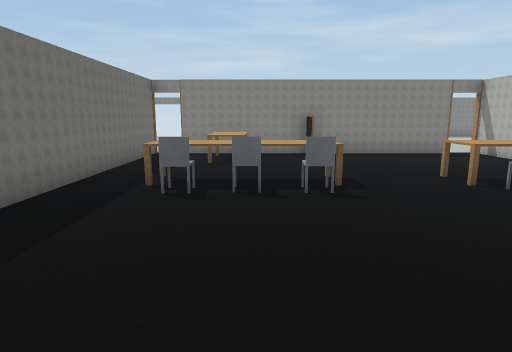
[1] (above)

20 first-person views from a walk through a robot-simulator world made for Webots. The camera is 1.2 m above the floor, tilts 10° down and sees 75° across. Doors are drawn as open doorways. The floor is counted in squares, 1 m on a side. Each view is taken from the middle of a square. On the plan, view 1 faces up. The plan holds only what a view shows up to about 14 squares ahead; the rest is blank. The robots in the file are not drawn. Simple shapes and patterns stand in for the simulator's stock objects.

[2]
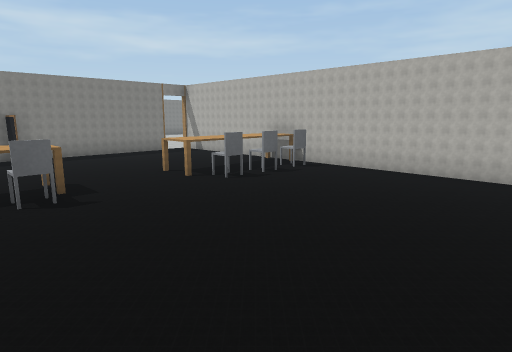

[3]
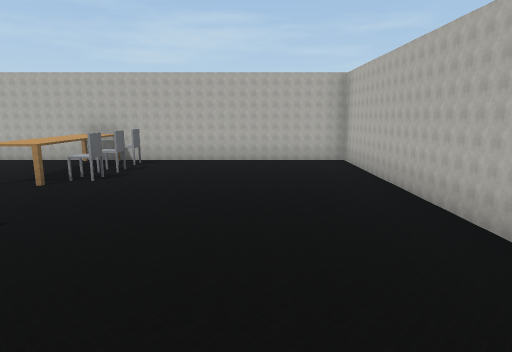

[4]
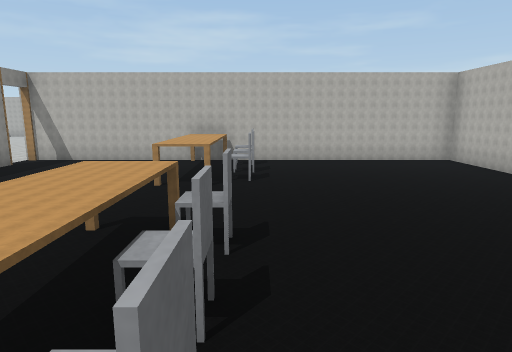

[5]
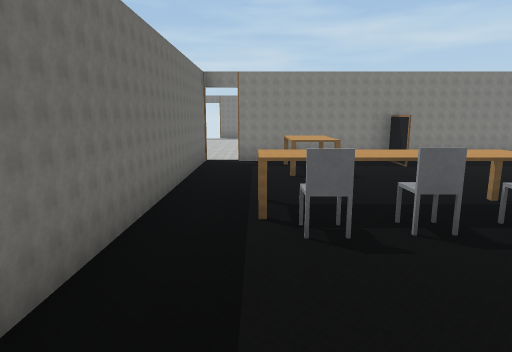

[6]
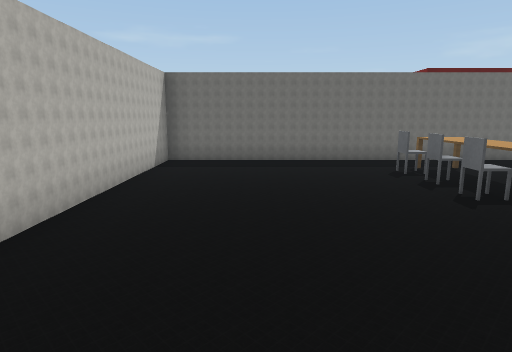

[7]
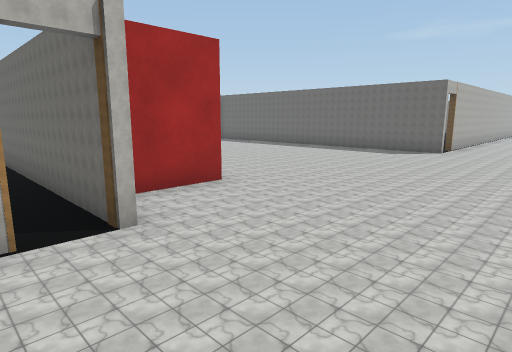

[8]
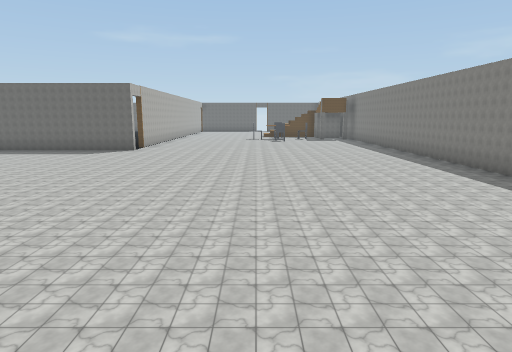

[9]
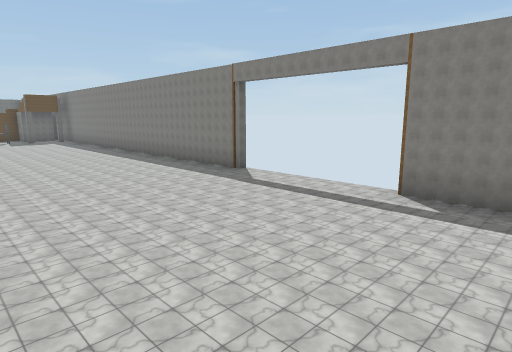

[10]
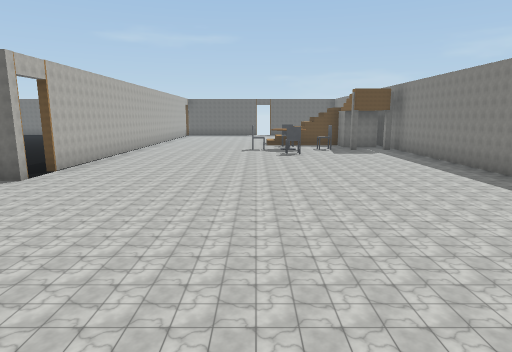

[11]
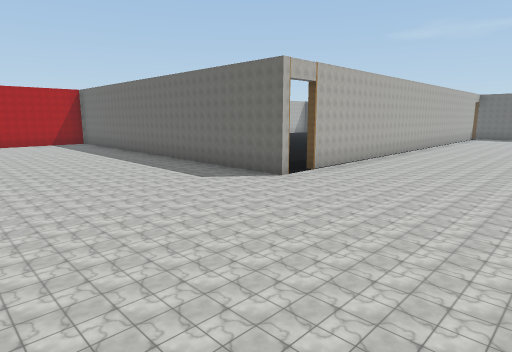

[12]
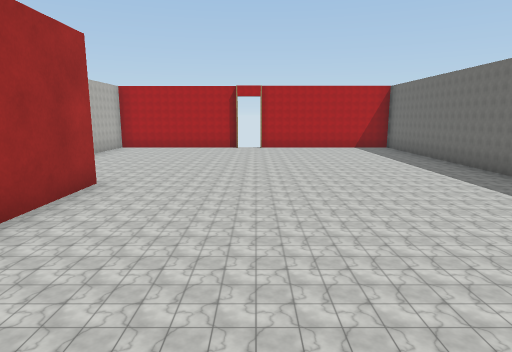

[13]
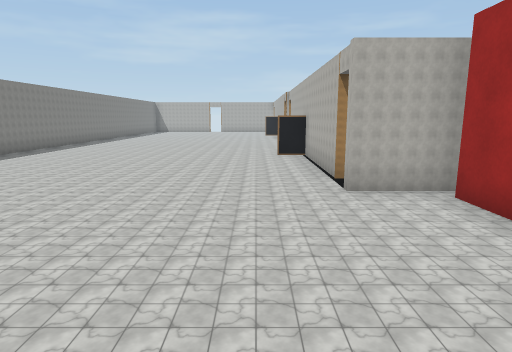

[14]
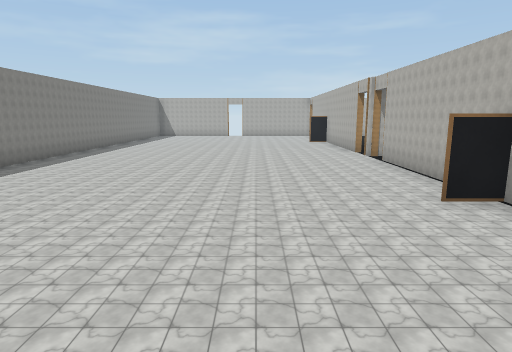

[15]
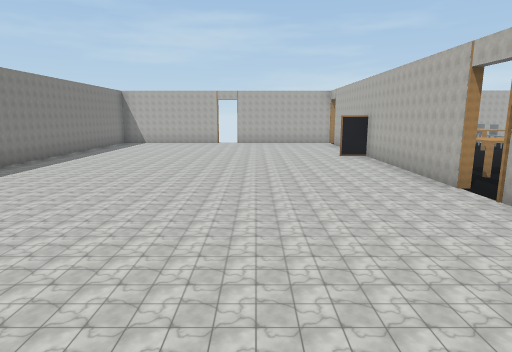

[16]
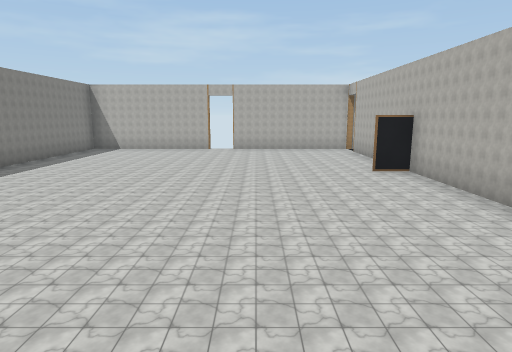

[17]
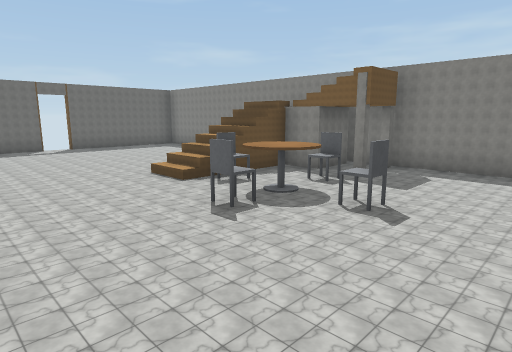

[18]
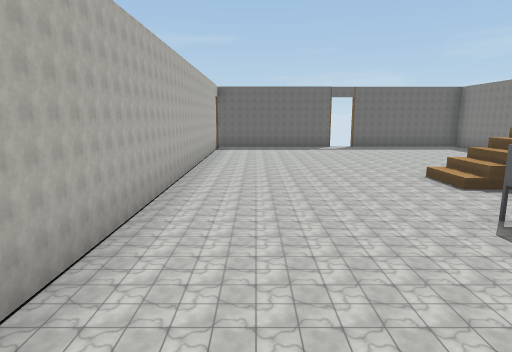

[19]
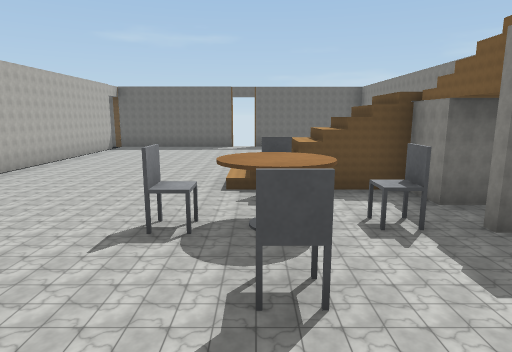

[20]
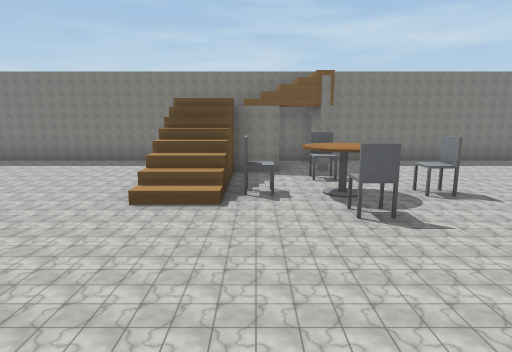

### Floor plan
Points are (right, up) in squares from view 1. A wall is a line through its corners. A room is listed if a view was taken in it or the views show most of it. See-through windows are left out.
Room 1 (views 1, 2, 3, 4, 5, 6)
walls: (-3.4, 6.6) (-3.4, -0.5) (7.4, -0.5) (7.4, 11.5); (6.5, 11.2) (-2.5, 11.2); (-3.4, 11.6) (-3.4, 9.4)
ways out: opening at (-3.7, 8) to room 2; open door at (7.7, 11.3) to room 2
objects: table (-2, 6) to (1, 7); chair (-1, 5) to (-1, 6); table (-1, 9) to (-1, 10); chair (0, 6); chair (1, 5) to (1, 6); blackboard (2, 10) to (2, 12); table (4, 6) to (7, 7); chair (5, 5); chair (6, 5); chair (7, 5)
Room 2 (views 7, 8, 9, 10, 11, 12, 13, 14, 15, 16, 17, 18, 19, 20)
walls: (-3.6, 10.5) (-3.6, 11.5); (-2.5, 11.5) (6.5, 11.5); (-7.8, 21.3) (-30.7, 21.3) (-30.7, 16.9); (-14.3, 11.6) (-14.3, -0.5) (-9.3, -0.5); (-2.5, 21.3) (-4.1, 21.3); (-8.3, -0.5) (-3.6, -0.5) (-3.6, 2); (7.4, 11.5) (7.7, 11.5); (8.5, 11.5) (17.9, 11.5); (-29.9, 11.5) (-15.4, 11.5); (-30.7, 16.1) (-30.7, 11); (18.8, 11.2) (18.8, 15.9); (18.8, 16.8) (18.8, 21.3) (1.6, 21.3)
ways out: opening at (-3.7, 8) to room 1; open door at (7.7, 11.3) to room 1; open door at (-31, 16.5); open door at (-30, 11); open door at (-15, 11); open door at (-9, 0); open door at (-6, 21); open door at (-3, 11); open door at (18, 11.5); open door at (19, 16.5)
objects: chair (-22, 17) to (-22, 18); chair (-21, 16); round table (-21, 17) to (-20, 17); chair (-21, 18) to (-21, 19); chair (-19, 17); kiosk (-6, 7) to (-4, 10)

Where each view was taken, in squares from view 1:
view 1: 0 up, 0 right, facing up
view 2: 0 up, 0 right, facing up-right
view 3: 2 up, 2 left, facing right
view 4: 5 up, 2 left, facing right
view 5: 2 up, 2 left, facing up
view 6: 2 up, 6 right, facing left
view 7: 15 up, 2 left, facing down-left
view 8: 16 up, 2 left, facing left
view 9: 16 up, 2 left, facing up-left
view 10: 16 up, 8 left, facing left
view 11: 16 up, 9 left, facing down-left
view 12: 13 up, 9 left, facing down
view 13: 13 up, 9 left, facing right
view 14: 15 up, 3 left, facing right
view 15: 15 up, 3 right, facing right
view 16: 15 up, 6 right, facing right
view 17: 13 up, 17 left, facing up-left
view 18: 13 up, 17 left, facing left
view 19: 17 up, 17 left, facing left
view 20: 12 up, 22 left, facing up
